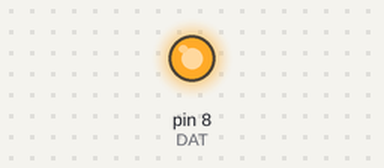
Simulated run of this sketch. Board: Arduino Uno, built with avr-gcc and run on an emulated ATmega328P. Parts: output pins drawn as LEDs (lit = HIGH). Pins used as bus, display or sensor lines are not drawn.

Above: at 0.4 s.
Timing chart, 0 to 1.9 s (numbered marks = the images above):
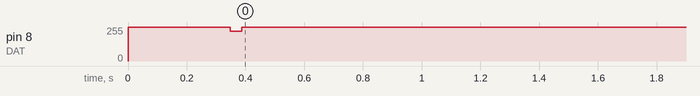

Measured:
- by itself, pin 8 (DAT): 255/255 → 224/255 at 0.35 s, → 255/255 0.04 s later

The sketch:

WaveShield01.ino
```cpp
// (licence header left out)
#define PlayCmd 0xfffe
#define TurnOffCmd 0xfff0
#define Play_PauseCmd 0xfffe


int RST = 3;
int CLK = 9;
int DAT = 8;


void setup() {


    pinMode(RST, OUTPUT);
    pinMode(CLK, OUTPUT);
    pinMode(DAT, OUTPUT);


    digitalWrite(RST, HIGH);
    digitalWrite(CLK, HIGH);
    digitalWrite(DAT, HIGH);

    digitalWrite(RST, LOW);
    delay(5);
    digitalWrite(RST, HIGH);
    delay(300);
}

void loop() {
   send(0xfff7);//set voice volumn to 7
  send(0x0000);//play file 0000
  delay(400000);//delay 10 seconds


  send(Play_PauseCmd);// pause
  delay(5000);
  send(Play_PauseCmd);//play


  while(1);
}

/****************************************************
The following function is used to send command to wave shield.
You don't have to change it.

Send the file name to play the audio.
If you need to play file 0005.AD4, write code: send(0x0005).
For more command code, please refer to the manual
*****************************************************/
void send(int data)
{
  digitalWrite(CLK, LOW);
  delay(2);
  for (int i=15; i>=0; i--)
  {
    delayMicroseconds(50);
    if((data>>i)&0x0001 >0)
      {
        digitalWrite(DAT, HIGH);
        //Serial.print(1);
      }
    else
       {
         digitalWrite(DAT, LOW);
        // Serial.print(0);
       }
    delayMicroseconds(50);
    digitalWrite(CLK, HIGH);
    delayMicroseconds(50);

    if(i>0)
    digitalWrite(DAT, LOW);
    else
    digitalWrite(DAT, HIGH);
    delayMicroseconds(50);

    if(i>0)
    digitalWrite(CLK, LOW);
    else
    digitalWrite(CLK, HIGH);
  }

  delay(20);
}
```
